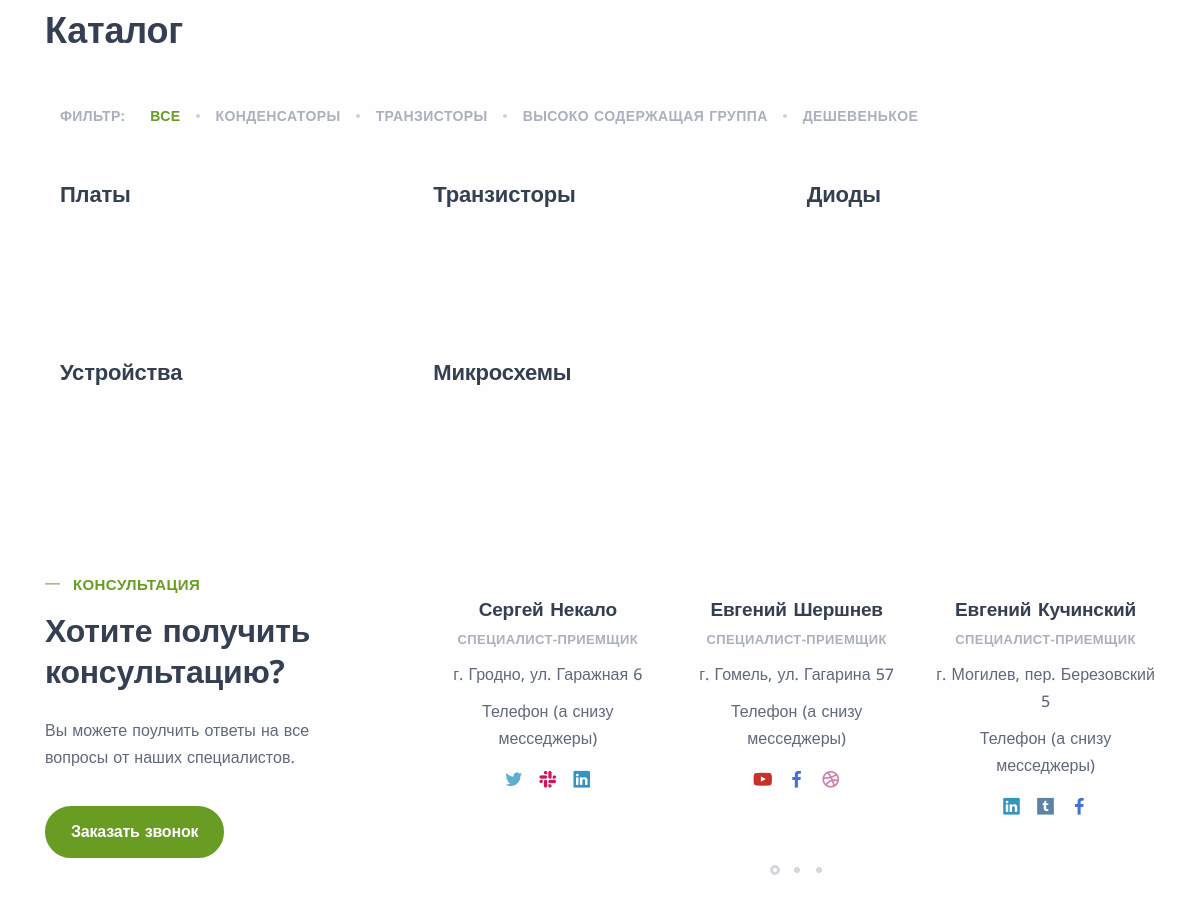
The page /s/ (middle part) on the database as committed earlier.
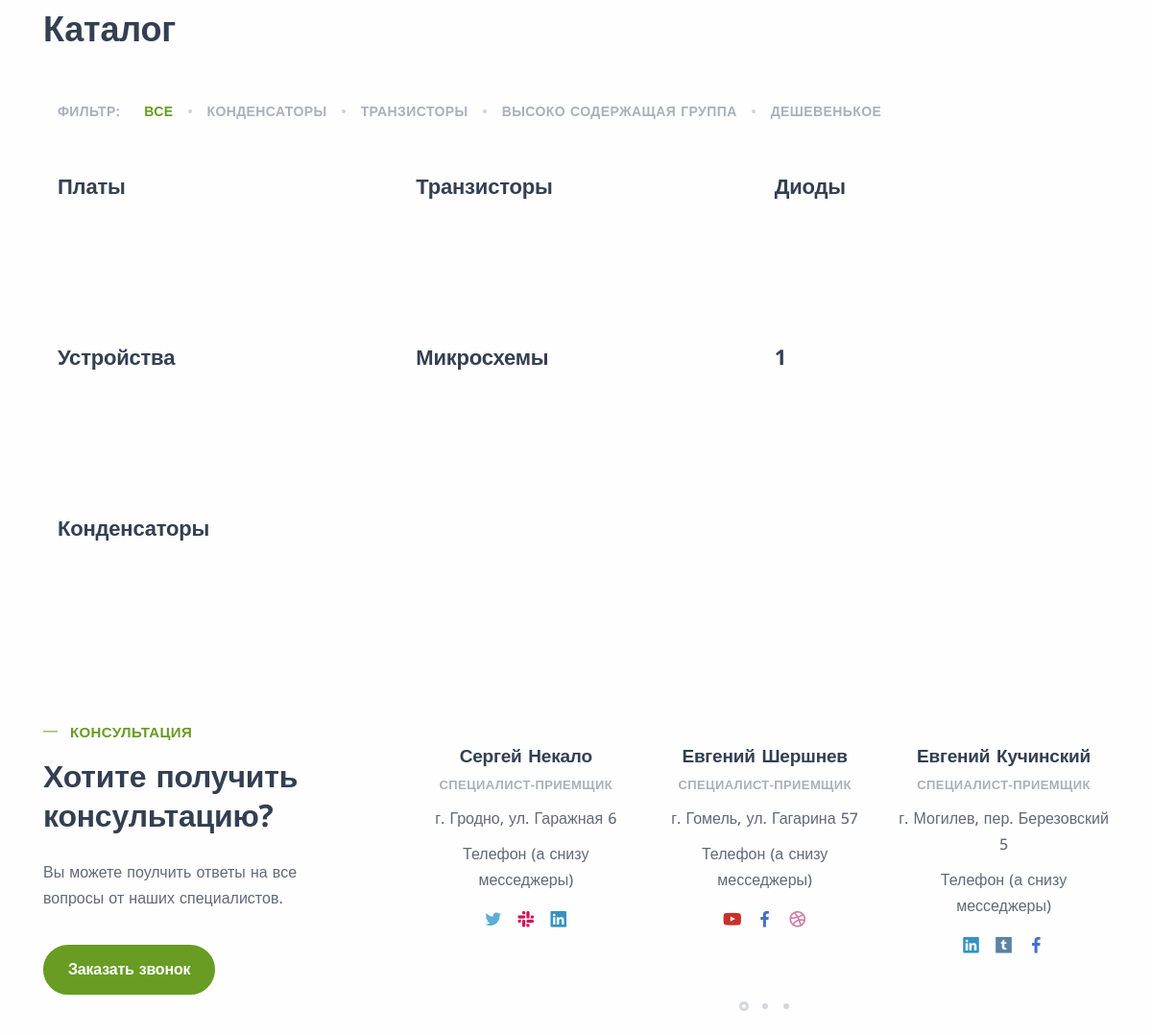
The same page on the database as committed later.
### recycle/models.py (models this page shows, shortened)
class Category(models.Model):
    cat_name = models.CharField('Название категории продукта', max_length=200)
    cat_slug = models.CharField('URL', max_length=200, default='slug' + str(datetime.datetime.now()))
    cat_title = models.CharField('Заголовок title', max_length=200, blank=True)
    cat_metadesc = models.CharField('Описание description', max_length=300, blank=True)
    cat_short_desc = models.TextField('Короткое описание', blank=True)
    cat_desc = models.TextField('Полное описание', blank=True)
    cat_image = models.ImageField('Изображение категории', default='IMG_4280_копия.jpg')

### recycle/views.py (the view)
# urls.py: path('s/', views.Skupka.as_view(), name='skupka'),
class Skupka(View):
    def get(self, request):
        categorys = Category.objects.all()
        regions = Region.objects.all()
        return render(request, 'skupka.html', {'categorys': categorys,'regions':regions})

### RPRO/baseprocessor.py (called while the page is built)
def custom_proc(request):
    stock = False
    articles = Article.objects.all()
    for article in articles:
        if article.isStock == True:
            stock = True
    return {'stock': stock}

### templates/skupka.html (shortened to what the changed rows need)
{% extends 'base.html' %}
{% load static %}
{% block content %}
    <div class="content-wrapper">
        <section class="wrapper bg-light">
            <div class="container pb-16">
                <div class="row align-items-center mb-7">
                    <div class="col-md-8 col-lg-8 col-xl-7 col-xxl-6 pe-lg-17">
                        <h2 class="display-4 mb-3">Каталог</h2>
                    </div>
                </div>
                <section class="wrapper bg-light">
                    <div class="container">
                        <div class="grid grid-view projects-masonry">
                            <div class="row gx-md-8 gy-10 gy-md-13 isotope">
                                {% for category in categorys %}
                                    <div class="project item col-md-6 col-xl-4 product">
                                        <div class="post-header">
                                            <h2 class="post-title h3">{{ category.cat_name }}</h2>
                                        </div>
                                        <figure class="lift rounded mb-6"></figure>
                                    </div>
                                {% endfor %}
                            </div>
                        </div>
                    </div>
                </section>
            </div>
        </section>
        <section class="wrapper bg-light">
            <div class="container pb-16">
                <div class="row gx-lg-8 gx-xl-12 gy-10 align-items-center">
                    <div class="col-lg-4">
                        <h2 class="fs-15 text-uppercase text-line text-primary text-center mb-3">Консультация</h2>
                    </div>
                </div>
            </div>
        </section>
    </div>
{% endblock %}

Rows that differ between the two databases and show on the page:
added Category: cat_name "1"
added Category: cat_name "Конденсаторы"
